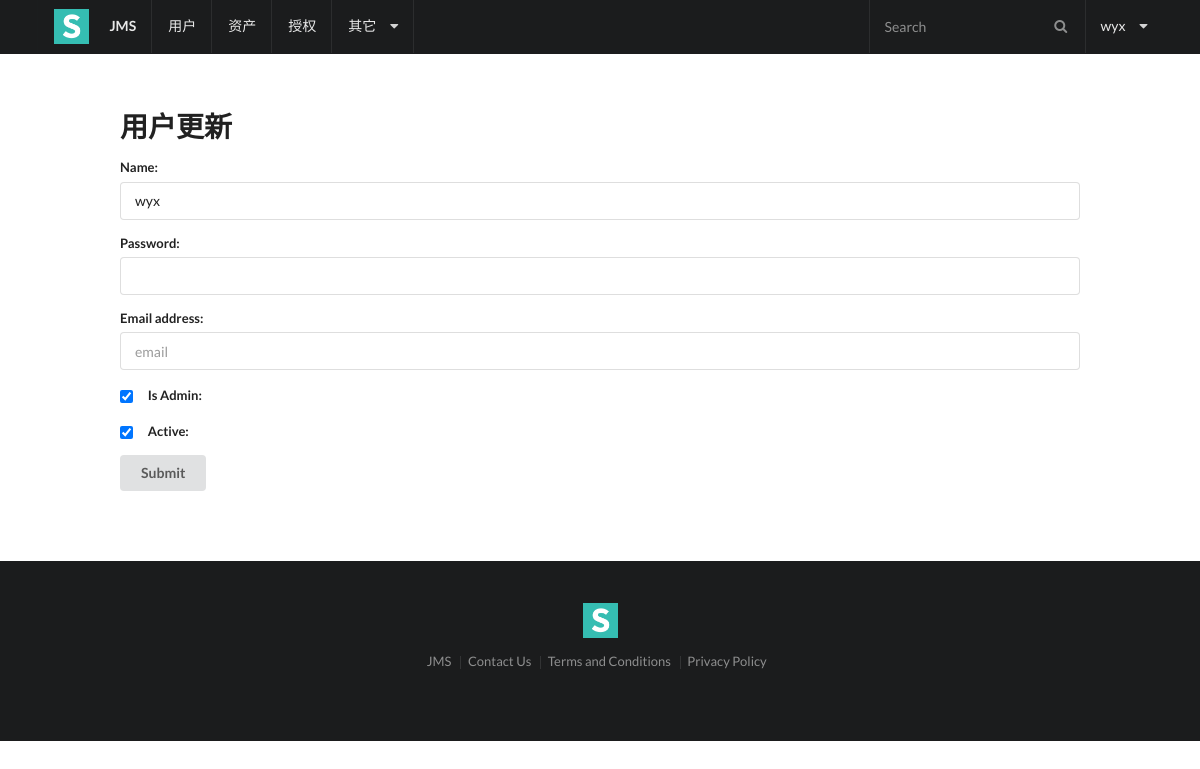
/users/1/update/ (signed in), run on an earlier commit of the app's database.
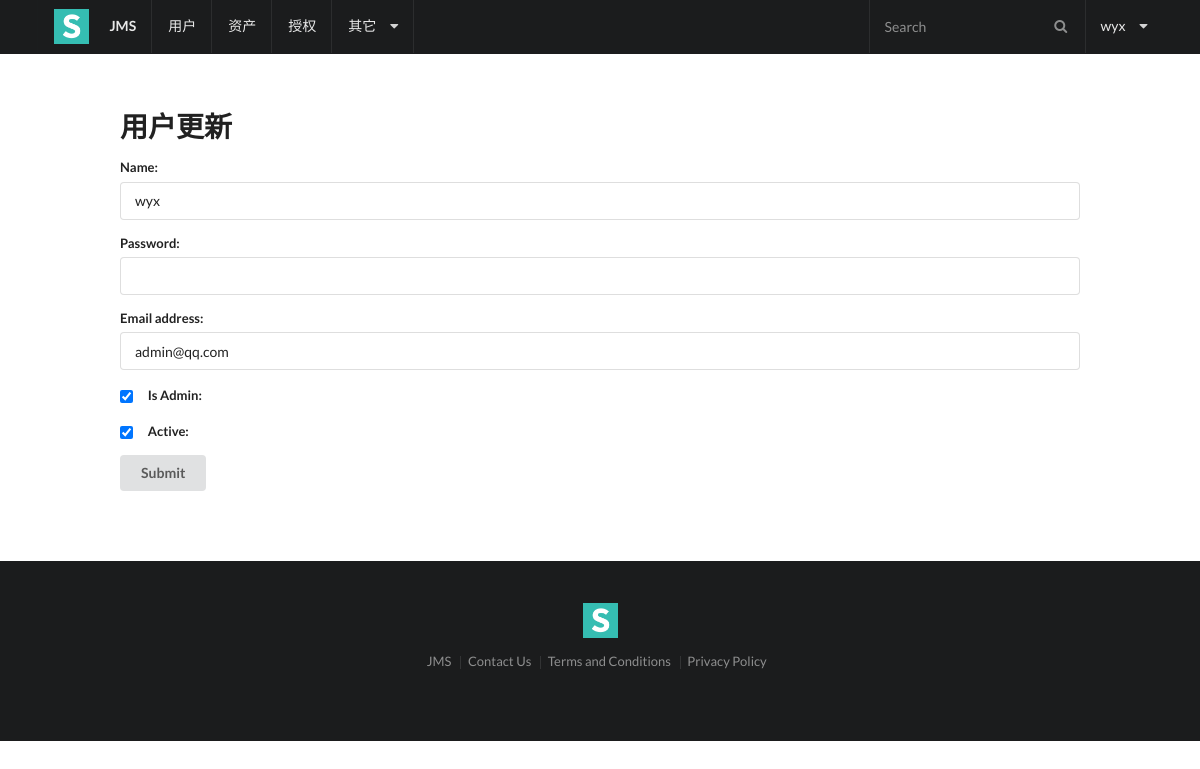
And on a later commit of the database.
### users/models.py (models this page shows, shortened)
class User(AbstractUser):
    name = models.CharField(max_length=32, help_text='昵称')
    wechat = models.CharField(max_length=64)

### users/views.py (the view)
# urls.py: path('update/', views.user_update, name='update'),
@login_required(login_url=reverse_lazy('users:login'))
@user_passes_test(lambda user: user.is_superuser)
def user_update(request, pk):
    user = get_object_or_404(User, id=pk)
    if request.method == 'POST':
        form = UserUpdateForm(request.POST, instance=user)
        if form.is_valid():
            form.save()
            return HttpResponseRedirect(reverse('users:list'))
    form = UserUpdateForm(instance=user)
    return render(request, 'users/update.html', {'form': form})

### users/form.py
class UserUpdateForm(ModelForm):
    password = forms.CharField(required=False, widget=forms.PasswordInput)
    class Meta:
        model = User
        fields = ['name', 'password', 'email', 'is_superuser', 'is_active']
        widgets = {
            'username': TextInput(attrs={'placeholder': 'username'}),
            'email': EmailInput(attrs={'placeholder': 'email'})
        }
        labels = {
            'is_superuser': 'Is Admin'
        }

### users/templates/users/update.html (shortened to what this page needs)
{% extends 'base.html' %}
{% block content %}
    <h1 class="ui header">用户更新</h1>
    <form class="ui form" method="post" action="">
        {% for field in form %}
            {% if field.name in "is_superuser is_active" %}
                <div class="inline field">
                    {{ field }}
                    {{ field.label_tag  }}
                </div>
            {% else %}
                <div class="field">
                    {{ field.label_tag  }}
                    {{ field }}
                </div>
            {% endif %}
        {% endfor %}
        <button class="ui button" type="submit">Submit</button>
    </form>
{% endblock %}

### templates/base.html (shortened to what this page needs)
{% load static %}
<html>
<head>
    <link rel="stylesheet" type="text/css" href="{% static 'semantic/semantic.min.css' %}">
</head>
<body>
    <div class="ui fixed inverted menu">
        <div class="ui container">
            <a href="#" class="header item">
              <img class="logo" src="{% static 'img/logo.png' %}">
              JMS
            </a>
            <a href="{% url 'users:list' %}" class="item">用户</a>
            <a href="{% url 'assets:list' %}" class="item">资产</a>
            <a href="{% url 'perms:list' %}" class="item">授权</a>
            <div class="ui simple dropdown item">
                其它<i class="dropdown icon"></i>
            </div>
            <div class="right menu">
                <div class="item">
                  <div class="ui transparent inverted icon input">
                    <i class="search icon"></i>
                    <input type="text" placeholder="Search">
                  </div>
                </div>
                <div class="ui simple dropdown item">
                {{ request.user.username }} <i class="dropdown icon"></i>
            </div>
            </div>
        </div>
    </div>
    <div class="ui main text container">
        {% block content %}
        {% endblock %}
    </div>
    <div class="ui inverted vertical footer segment">
        <div class="ui center aligned container">
            <img src="{% static 'img/logo.png' %}" class="ui centered mini image">
            <div class="ui horizontal inverted small divided link list">
                <a class="item" href="#">JMS</a>
                <a class="item" href="#">Contact Us</a>
                <a class="item" href="#">Terms and Conditions</a>
                <a class="item" href="#">Privacy Policy</a>
            </div>
        </div>
    </div>
</body>
</html>

What changed in the data, as far as the page shows it:
changed User "wyx": email (not shown) → "admin@qq.com"
